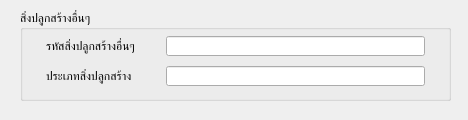
<?xml version="1.0" encoding="UTF-8"?>
<ui version="4.0">
 <class>Form</class>
 <widget class="QWidget" name="Form">
  <property name="geometry">
   <rect>
    <x>0</x>
    <y>0</y>
    <width>468</width>
    <height>120</height>
   </rect>
  </property>
  <property name="sizePolicy">
   <sizepolicy hsizetype="Fixed" vsizetype="Preferred">
    <horstretch>0</horstretch>
    <verstretch>0</verstretch>
   </sizepolicy>
  </property>
  <property name="minimumSize">
   <size>
    <width>468</width>
    <height>120</height>
   </size>
  </property>
  <property name="maximumSize">
   <size>
    <width>468</width>
    <height>120</height>
   </size>
  </property>
  <property name="baseSize">
   <size>
    <width>0</width>
    <height>124</height>
   </size>
  </property>
  <property name="contextMenuPolicy">
   <enum>Qt::NoContextMenu</enum>
  </property>
  <property name="windowTitle">
   <string>Form</string>
  </property>
  <widget class="QGroupBox" name="groupBox">
   <property name="geometry">
    <rect>
     <x>20</x>
     <y>130</y>
     <width>391</width>
     <height>131</height>
    </rect>
   </property>
   <property name="title">
    <string>GroupBox</string>
   </property>
   <widget class="QLabel" name="label">
    <property name="geometry">
     <rect>
      <x>140</x>
      <y>20</y>
      <width>47</width>
      <height>20</height>
     </rect>
    </property>
    <property name="minimumSize">
     <size>
      <width>0</width>
      <height>20</height>
     </size>
    </property>
    <property name="text">
     <string>globalId</string>
    </property>
   </widget>
   <widget class="QLineEdit" name="globalId">
    <property name="geometry">
     <rect>
      <x>10</x>
      <y>20</y>
      <width>113</width>
      <height>20</height>
     </rect>
    </property>
   </widget>
   <widget class="QLineEdit" name="STRUCT_ID">
    <property name="geometry">
     <rect>
      <x>10</x>
      <y>50</y>
      <width>113</width>
      <height>20</height>
     </rect>
    </property>
   </widget>
   <widget class="QLabel" name="label_2">
    <property name="geometry">
     <rect>
      <x>140</x>
      <y>50</y>
      <width>61</width>
      <height>20</height>
     </rect>
    </property>
    <property name="text">
     <string>STRUCT_ID</string>
    </property>
   </widget>
   <widget class="QLabel" name="label_5">
    <property name="geometry">
     <rect>
      <x>320</x>
      <y>20</y>
      <width>47</width>
      <height>20</height>
     </rect>
    </property>
    <property name="minimumSize">
     <size>
      <width>0</width>
      <height>20</height>
     </size>
    </property>
    <property name="text">
     <string>typelId</string>
    </property>
   </widget>
   <widget class="QComboBox" name="type_text">
    <property name="geometry">
     <rect>
      <x>210</x>
      <y>50</y>
      <width>111</width>
      <height>22</height>
     </rect>
    </property>
   </widget>
   <widget class="QLineEdit" name="_temp_id">
    <property name="geometry">
     <rect>
      <x>10</x>
      <y>80</y>
      <width>113</width>
      <height>20</height>
     </rect>
    </property>
   </widget>
   <widget class="QLabel" name="label_6">
    <property name="geometry">
     <rect>
      <x>150</x>
      <y>80</y>
      <width>47</width>
      <height>13</height>
     </rect>
    </property>
    <property name="text">
     <string>_temp_id</string>
    </property>
   </widget>
  </widget>
  <widget class="QGroupBox" name="groupBox_2">
   <property name="geometry">
    <rect>
     <x>20</x>
     <y>10</y>
     <width>431</width>
     <height>91</height>
    </rect>
   </property>
   <property name="title">
    <string>สิ่งปลูกสร้างอื่นๆ</string>
   </property>
   <widget class="QWidget" name="layoutWidget">
    <property name="geometry">
     <rect>
      <x>20</x>
      <y>20</y>
      <width>391</width>
      <height>62</height>
     </rect>
    </property>
    <layout class="QGridLayout" name="gridLayout">
     <property name="leftMargin">
      <number>6</number>
     </property>
     <property name="topMargin">
      <number>6</number>
     </property>
     <property name="rightMargin">
      <number>6</number>
     </property>
     <property name="bottomMargin">
      <number>6</number>
     </property>
     <property name="spacing">
      <number>10</number>
     </property>
     <item row="0" column="0">
      <widget class="QLabel" name="label_4">
       <property name="minimumSize">
        <size>
         <width>110</width>
         <height>0</height>
        </size>
       </property>
       <property name="text">
        <string>รหัสสิ่งปลูกสร้างอื่นๆ</string>
       </property>
      </widget>
     </item>
     <item row="0" column="1">
      <widget class="QLineEdit" name="id"/>
     </item>
     <item row="1" column="0">
      <widget class="QLabel" name="label_3">
       <property name="text">
        <string>ประเภทสิ่งปลูกสร้าง</string>
       </property>
      </widget>
     </item>
     <item row="1" column="1">
      <widget class="QLineEdit" name="typeId"/>
     </item>
    </layout>
   </widget>
  </widget>
 </widget>
 <resources/>
 <connections/>
</ui>
